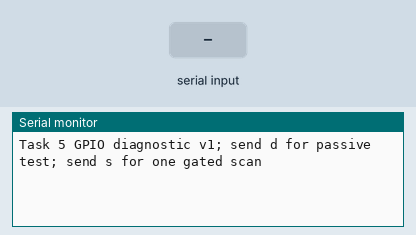
This sketch was run on a simulated ESP32. On the bench: the last lines printed to the serial monitor. Inputs (shaded band) come from the test bench.

Above: at 1.2 s.
1.3 s: "d" received over Serial
At 1.7 s:
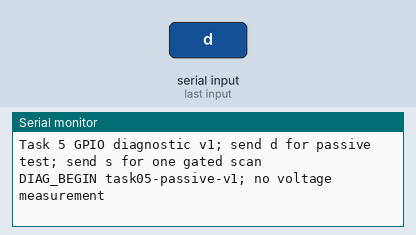
3.4 s: "s" received over Serial
At 6.2 s:
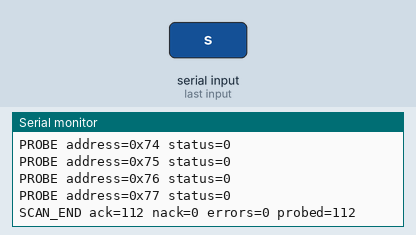

The sketch:

task05_gpio_diagnostic.ino
```cpp
#include <Arduino.h>
#include <Wire.h>
#include <driver/gpio.h>

// Passive input/weak-pull-up diagnostics only. No GPIO OUTPUT or bus-clear pulses.
constexpr int SDA_PIN = 21, SCL_PIN = 22;
constexpr int SAMPLES = 100;
bool wireReady = false;

bool observe(const char *phase) {
  int sdaHigh = 0, sclHigh = 0;
  for (int i = 0; i < SAMPLES; ++i) {
    sdaHigh += gpio_get_level(GPIO_NUM_21) != 0;
    sclHigh += gpio_get_level(GPIO_NUM_22) != 0;
    delay(5);
  }
  Serial.printf("LEVEL phase=%s samples=%d SDA_HIGH=%d SDA_LOW=%d SCL_HIGH=%d SCL_LOW=%d\n",
                phase, SAMPLES, sdaHigh, SAMPLES-sdaHigh, sclHigh, SAMPLES-sclHigh);
  gpio_dump_io_configuration(stdout, (1ULL << SDA_PIN) | (1ULL << SCL_PIN));
  return sdaHigh == SAMPLES && sclHigh == SAMPLES;
}

void diagnose() {
  if (wireReady) { Wire.end(); wireReady = false; }
  Serial.println("DIAG_BEGIN task05-passive-v1; no voltage measurement");
  pinMode(SDA_PIN, INPUT); pinMode(SCL_PIN, INPUT); delay(100);
  observe("INPUT_NO_PULL");
  pinMode(SDA_PIN, INPUT_PULLUP); delay(100);
  observe("SDA_PULLUP_ONLY");
  pinMode(SCL_PIN, INPUT_PULLUP); delay(100);
  const bool weakHigh = observe("BOTH_INTERNAL_PULLUP");
  wireReady = Wire.begin(21, 22, 100000);
  Wire.setTimeOut(50);
  Serial.printf("WIRE_BEGIN ok=%d clock_hz=%lu\n", wireReady, (unsigned long)Wire.getClock());
  if (wireReady) {
    delay(100); observe("AFTER_WIRE_BEGIN");
    const esp_err_t a = gpio_input_enable(GPIO_NUM_21);
    const esp_err_t b = gpio_input_enable(GPIO_NUM_22);
    Serial.printf("INPUT_ENABLE sda_status=%d scl_status=%d\n", a, b);
    delay(100); observe("AFTER_INPUT_ENABLE");
  }
  Serial.printf("DIAG_END weak_pullup_both_high=%d; scan not performed; internal pullups are not a qualified external I2C pullup solution\n", weakHigh);
}

void setup() {
  Serial.begin(115200);
  Serial.println("Task 5 GPIO diagnostic v1; send d for passive test; send s for one gated scan");
}

void loop() {
  if (Serial.available()) {
    const char command = Serial.read();
    if (command == 'd') diagnose();
    if (command == 's') {
      if (!wireReady || !observe("PRE_SCAN")) {
        Serial.println("SCAN_NOT_RUN bus not ready/high; no recovery pulses");
      } else {
        unsigned ack=0, nack=0, errors=0;
        Serial.println("SCAN_BEGIN range=0x08-0x77 requested_hz=100000");
        for (uint8_t address=0x08; address<=0x77; ++address) {
          Wire.beginTransmission(address);
          uint8_t status=Wire.endTransmission(true);
          Serial.printf("PROBE address=0x%02X status=%u\n",address,status);
          if (status==0) ++ack; else if (status==2) ++nack; else ++errors;
          if (gpio_get_level(GPIO_NUM_21)==0 || gpio_get_level(GPIO_NUM_22)==0) {
            Serial.println("SCAN_ABORT line LOW after probe; no further probes");break;
          }
          delay(1);
        }
        Serial.printf("SCAN_END ack=%u nack=%u errors=%u probed=%u\n",ack,nack,errors,ack+nack+errors);
      }
    }
  }
  delay(1);
}
```

Measured:
- after the input at 1.3 s, the serial monitor: prints a new line at once (image 1)
- after the input at 3.4 s, the serial monitor: prints a new line after 1.4 s (image 2)
